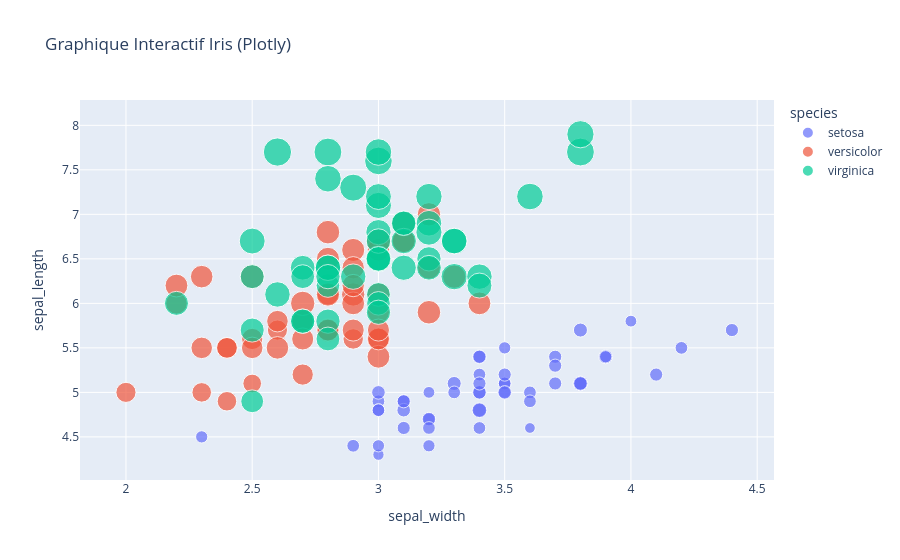

Notebook cell for this chart:
### Markdown cell above
--- 
## 2️⃣ Visualisation Interactive (Plotly)

Les graphiques statiques sont limités. `Plotly` permet de zoomer et survoler les données (Slide 12).

### Code cell
# Création d'un scatter plot interactif
# Axe X : sepal_width, Axe Y : sepal_length, Couleur : species, Taille : petal_length

fig = px.scatter(
    data_frame=df_iris,
    x='sepal_width',
    y='sepal_length',
    color='species',
    size='petal_length',
    hover_data=['petal_width'],
    title="Graphique Interactif Iris (Plotly)"
)

fig.show()

### Figure 1 — Plotly figure (JSON) as saved in the notebook; plotly's stock layout.template omitted (floating-point values rounded to 4 significant figures)
{"data": [{"customdata": [[0.2], [0.2], [0.2], [0.2], [0.2], [0.4], [0.3], [0.2], [0.2], [0.1], [0.2], [0.2], [0.1], [0.1], [0.2], [0.4], [0.4], [0.3], [0.3], [0.3], [0.2], [0.4], [0.2], [0.5], [0.2], [0.2], [0.4], [0.2], [0.2], [0.2], [0.2], [0.4], [0.1], [0.2], [0.2], [0.2], [0.2], [0.1], [0.2], [0.2], [0.3], [0.3], [0.2], [0.6], [0.4], [0.3], [0.2], [0.2], [0.2], [0.2]], "hovertemplate": "species=setosa<br>sepal_width=%{x}<br>sepal_length=%{y}<br>petal_length=%{marker.size}<br>petal_width=%{customdata[0]}<extra></extra>", "legendgroup": "setosa", "marker": {"color": "#636efa", "size": [1.4, 1.4, 1.3, 1.5, 1.4, 1.7, 1.4, 1.5, 1.4, 1.5, 1.5, 1.6, 1.4, 1.1, 1.2, 1.5, 1.3, 1.4, 1.7, 1.5, 1.7, 1.5, 1.0, 1.7, 1.9, 1.6, 1.6, 1.5, 1.4, 1.6, 1.6, 1.5, 1.5, 1.4, 1.5, 1.2, 1.3, 1.4, 1.3, 1.5, 1.3, 1.3, 1.3, 1.6, 1.9, 1.4, 1.6, 1.4, 1.5, 1.4], "sizemode": "area", "sizeref": 0.01725, "symbol": "circle"}, "mode": "markers", "name": "setosa", "orientation": "v", "showlegend": true, "type": "scatter", "x": [3.5, 3.0, 3.2, 3.1, 3.6, 3.9, 3.4, 3.4, 2.9, 3.1, 3.7, 3.4, 3.0, 3.0, 4.0, 4.4, 3.9, 3.5, 3.8, 3.8, 3.4, 3.7, 3.6, 3.3, 3.4, 3.0, 3.4, 3.5, 3.4, 3.2, 3.1, 3.4, 4.1, 4.2, 3.1, 3.2, 3.5, 3.6, 3.0, 3.4, 3.5, 2.3, 3.2, 3.5, 3.8, 3.0, 3.8, 3.2, 3.7, 3.3], "xaxis": "x", "y": [5.1, 4.9, 4.7, 4.6, 5.0, 5.4, 4.6, 5.0, 4.4, 4.9, 5.4, 4.8, 4.8, 4.3, 5.8, 5.7, 5.4, 5.1, 5.7, 5.1, 5.4, 5.1, 4.6, 5.1, 4.8, 5.0, 5.0, 5.2, 5.2, 4.7, 4.8, 5.4, 5.2, 5.5, 4.9, 5.0, 5.5, 4.9, 4.4, 5.1, 5.0, 4.5, 4.4, 5.0, 5.1, 4.8, 5.1, 4.6, 5.3, 5.0], "yaxis": "y"}, {"customdata": [[1.4], [1.5], [1.5], [1.3], [1.5], [1.3], [1.6], [1.0], [1.3], [1.4], [1.0], [1.5], [1.0], [1.4], [1.3], [1.4], [1.5], [1.0], [1.5], [1.1], [1.8], [1.3], [1.5], [1.2], [1.3], [1.4], [1.4], [1.7], [1.5], [1.0], [1.1], [1.0], [1.2], [1.6], [1.5], [1.6], [1.5], [1.3], [1.3], [1.3], [1.2], [1.4], [1.2], [1.0], [1.3], [1.2], [1.3], [1.3], [1.1], [1.3]], "hovertemplate": "species=versicolor<br>sepal_width=%{x}<br>sepal_length=%{y}<br>petal_length=%{marker.size}<br>petal_width=%{customdata[0]}<extra></extra>", "legendgroup": "versicolor", "marker": {"color": "#EF553B", "size": [4.7, 4.5, 4.9, 4.0, 4.6, 4.5, 4.7, 3.3, 4.6, 3.9, 3.5, 4.2, 4.0, 4.7, 3.6, 4.4, 4.5, 4.1, 4.5, 3.9, 4.8, 4.0, 4.9, 4.7, 4.3, 4.4, 4.8, 5.0, 4.5, 3.5, 3.8, 3.7, 3.9, 5.1, 4.5, 4.5, 4.7, 4.4, 4.1, 4.0, 4.4, 4.6, 4.0, 3.3, 4.2, 4.2, 4.2, 4.3, 3.0, 4.1], "sizemode": "area", "sizeref": 0.01725, "symbol": "circle"}, "mode": "markers", "name": "versicolor", "orientation": "v", "showlegend": true, "type": "scatter", "x": [3.2, 3.2, 3.1, 2.3, 2.8, 2.8, 3.3, 2.4, 2.9, 2.7, 2.0, 3.0, 2.2, 2.9, 2.9, 3.1, 3.0, 2.7, 2.2, 2.5, 3.2, 2.8, 2.5, 2.8, 2.9, 3.0, 2.8, 3.0, 2.9, 2.6, 2.4, 2.4, 2.7, 2.7, 3.0, 3.4, 3.1, 2.3, 3.0, 2.5, 2.6, 3.0, 2.6, 2.3, 2.7, 3.0, 2.9, 2.9, 2.5, 2.8], "xaxis": "x", "y": [7.0, 6.4, 6.9, 5.5, 6.5, 5.7, 6.3, 4.9, 6.6, 5.2, 5.0, 5.9, 6.0, 6.1, 5.6, 6.7, 5.6, 5.8, 6.2, 5.6, 5.9, 6.1, 6.3, 6.1, 6.4, 6.6, 6.8, 6.7, 6.0, 5.7, 5.5, 5.5, 5.8, 6.0, 5.4, 6.0, 6.7, 6.3, 5.6, 5.5, 5.5, 6.1, 5.8, 5.0, 5.6, 5.7, 5.7, 6.2, 5.1, 5.7], "yaxis": "y"}, {"customdata": [[2.5], [1.9], [2.1], [1.8], [2.2], [2.1], [1.7], [1.8], [1.8], [2.5], [2.0], [1.9], [2.1], [2.0], [2.4], [2.3], [1.8], [2.2], [2.3], [1.5], [2.3], [2.0], [2.0], [1.8], [2.1], [1.8], [1.8], [1.8], [2.1], [1.6], [1.9], [2.0], [2.2], [1.5], [1.4], [2.3], [2.4], [1.8], [1.8], [2.1], [2.4], [2.3], [1.9], [2.3], [2.5], [2.3], [1.9], [2.0], [2.3], [1.8]], "hovertemplate": "species=virginica<br>sepal_width=%{x}<br>sepal_length=%{y}<br>petal_length=%{marker.size}<br>petal_width=%{customdata[0]}<extra></extra>", "legendgroup": "virginica", "marker": {"color": "#00cc96", "size": [6.0, 5.1, 5.9, 5.6, 5.8, 6.6, 4.5, 6.3, 5.8, 6.1, 5.1, 5.3, 5.5, 5.0, 5.1, 5.3, 5.5, 6.7, 6.9, 5.0, 5.7, 4.9, 6.7, 4.9, 5.7, 6.0, 4.8, 4.9, 5.6, 5.8, 6.1, 6.4, 5.6, 5.1, 5.6, 6.1, 5.6, 5.5, 4.8, 5.4, 5.6, 5.1, 5.1, 5.9, 5.7, 5.2, 5.0, 5.2, 5.4, 5.1], "sizemode": "area", "sizeref": 0.01725, "symbol": "circle"}, "mode": "markers", "name": "virginica", "orientation": "v", "showlegend": true, "type": "scatter", "x": [3.3, 2.7, 3.0, 2.9, 3.0, 3.0, 2.5, 2.9, 2.5, 3.6, 3.2, 2.7, 3.0, 2.5, 2.8, 3.2, 3.0, 3.8, 2.6, 2.2, 3.2, 2.8, 2.8, 2.7, 3.3, 3.2, 2.8, 3.0, 2.8, 3.0, 2.8, 3.8, 2.8, 2.8, 2.6, 3.0, 3.4, 3.1, 3.0, 3.1, 3.1, 3.1, 2.7, 3.2, 3.3, 3.0, 2.5, 3.0, 3.4, 3.0], "xaxis": "x", "y": [6.3, 5.8, 7.1, 6.3, 6.5, 7.6, 4.9, 7.3, 6.7, 7.2, 6.5, 6.4, 6.8, 5.7, 5.8, 6.4, 6.5, 7.7, 7.7, 6.0, 6.9, 5.6, 7.7, 6.3, 6.7, 7.2, 6.2, 6.1, 6.4, 7.2, 7.4, 7.9, 6.4, 6.3, 6.1, 7.7, 6.3, 6.4, 6.0, 6.9, 6.7, 6.9, 5.8, 6.8, 6.7, 6.7, 6.3, 6.5, 6.2, 5.9], "yaxis": "y"}], "layout": {"legend": {"itemsizing": "constant", "title": {"text": "species"}, "tracegroupgap": 0}, "title": {"text": "Graphique Interactif Iris (Plotly)"}, "xaxis": {"anchor": "y", "domain": [0, 1], "title": {"text": "sepal_width"}}, "yaxis": {"anchor": "x", "domain": [0, 1], "title": {"text": "sepal_length"}}}}
